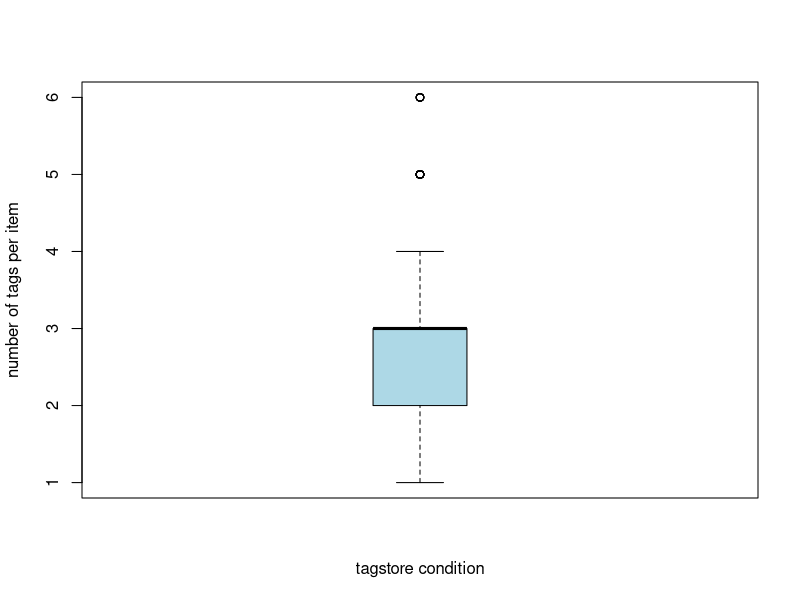

R code for this plot:

num_tags <- read.table("all_numbers_of_tags.csv")

pdf('number_of_tags_boxplot.pdf')
boxplot(num_tags, 
    names=c("number of tags FE1"), 
    xlab="tagstore condition", 
    ylab="number of tags per item", 
    pars = list(boxwex = 0.3, staplewex = 0.5, 
    boxfill="lightblue"))

